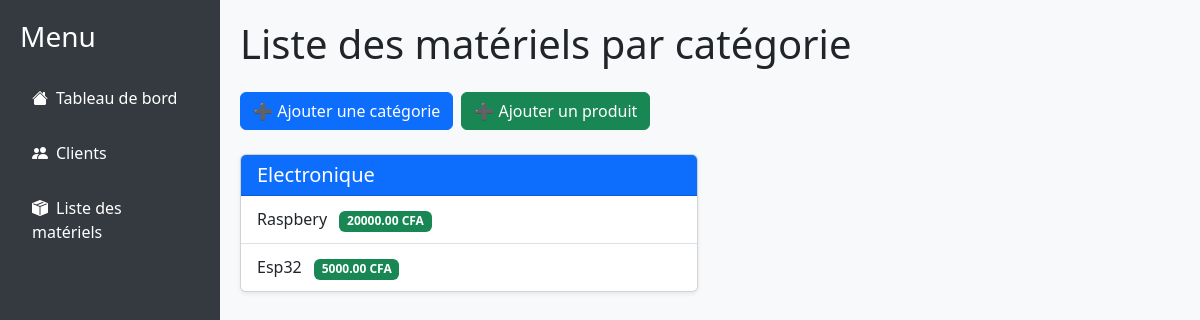
The app's page /materiels/, older data.
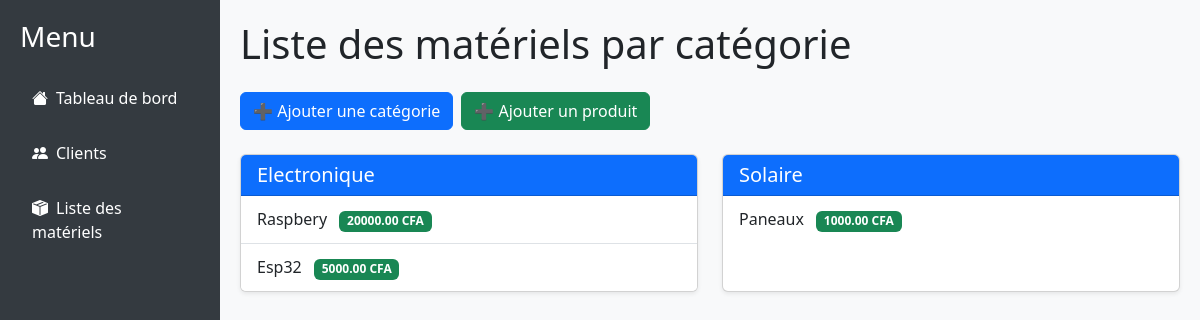
The same page, newer data.
### devis_app/models.py (models this page shows, shortened)
class Categorie(models.Model):
    nom = models.CharField(max_length=100)

class Produit(models.Model):
    nom = models.CharField(max_length=100)
    prix = models.DecimalField(max_digits=10, decimal_places=2)
    categorie = models.ForeignKey(Categorie, on_delete=models.CASCADE, null=True)

### devis_app/views.py (the view)
# urls.py: path('materiels/', views.liste_materiels, name='liste_materiels'),
def liste_materiels(request):
    categories = Categorie.objects.all().prefetch_related('produit_set')
    produits = Produit.objects.all()
    return render(request, 'produits/liste_materiels.html', {
        'categories': categories,
        'produits': produits,
    })

### devis_app/templates/produits/liste_materiels.html (shortened to what this page needs)
{% extends "base.html" %}
{% block content %}
<h1 class="mb-4">Liste des matériels par catégorie</h1>
<div class="mb-4 d-flex gap-2">
    <button class="btn btn-primary" data-bs-toggle="modal" data-bs-target="#modalAjouterCategorie">➕ Ajouter une catégorie</button>
    <button class="btn btn-success" data-bs-toggle="modal" data-bs-target="#modalAjouterProduit">➕ Ajouter un produit</button>
</div>
<div class="row row-cols-1 row-cols-md-2 g-4">
{% for categorie in categories %}
    <div class="col">
        <div class="card shadow-sm h-100">
            <div class="card-header bg-primary text-white">
                <h5 class="mb-0">{{ categorie.nom }}</h5>
            </div>
            <ul class="list-group list-group-flush">
                {% for produit in categorie.produit_set.all %}
                <li class="list-group-item d-flex justify-content-between align-items-center produit-item">
                    <div>
                        {{ produit.nom }}
                        <span class="badge bg-success ms-2">{{ produit.prix }} CFA</span>
                    </div>
                </li>
                {% empty %}
                <li class="list-group-item text-muted">Aucun matériel dans cette catégorie.</li>
                {% endfor %}
            </ul>
        </div>
    </div>
{% empty %}
    <p>Aucune catégorie trouvée.</p>
{% endfor %}
</div>
{% endblock %}

Row changes from the older to the newer data that the page shows:
added Categorie: nom "Solaire"
added Produit: nom "Paneaux", prix "1000.00", shown under "Solaire"
